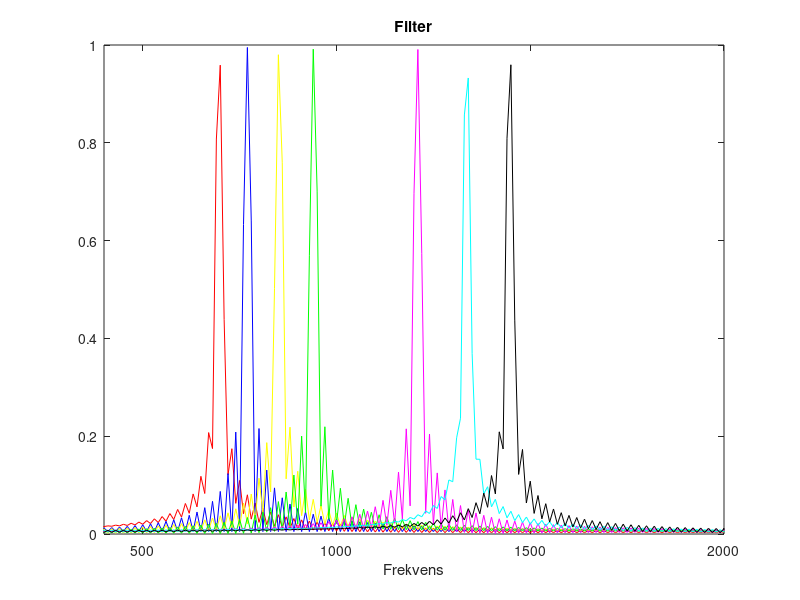

The MATLAB script that drew this image:
function filter = createFilter()
%The function creates an array with filters for each of the frequencies
%It returns and plots the different filters
    Fs = 8000;
    L = 400; %L is set to 400 to get the maximum frequency respons in the filter
    %and to make it easy to determine the different frequencies
    colors = ['r' 'b' 'y' 'g' 'm' 'c' 'k'];
    frequencies = [697 770 852 941 1209 1336 1447];
    filter =[];
    
    figure(1)
    N = 1:L-1;
    Hlp = 1/L; %Low-pass filter
    for i=1:7
        Wc = 2*pi*frequencies(i)/Fs; %Center frequence
        Hbp = 2*Hlp*cos(Wc*N); %Band-pass filter
        filter = [filter; Hbp];
        [H W] = freqz(Hbp, 1, L);
        plot(W*Fs / (2*pi), abs(H), colors(i));
        hold on;
    end
    xlabel('Frekvens');
    title('Filter');
    axis([400 2000 0 1]);
    hold off;
end